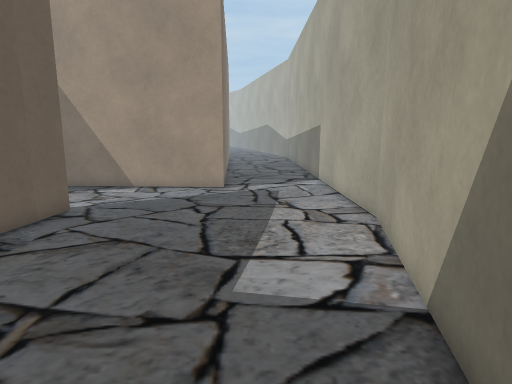
view 1 (above)

13 first-person views from a walk through a 3-D level made in the Unity game engine. The camera is 1.3 m above the floor, tilts 10° down and sees 75° across. The floor is counted in squares, 0.5 m on a side. Each view is taken from the middle of a square. On the plan, view 1 faces up. The plan holds only what a view shows up to about 20 squares ahead; the rest is blank. The place goes on beyond the plan. Some animated figures are left out. Some surface patterns are stand-ins.

view 2
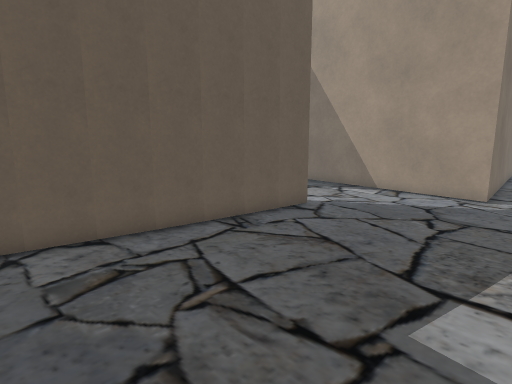

view 3
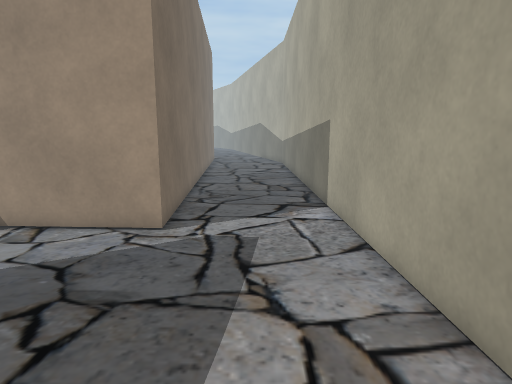

view 4
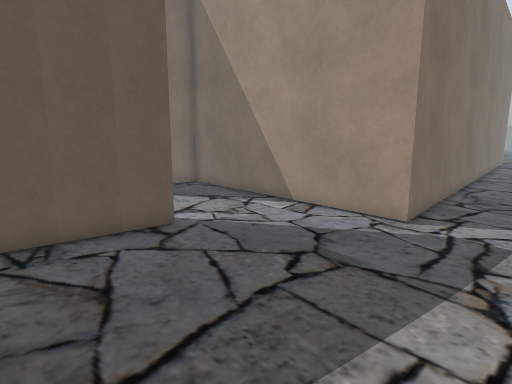

view 5
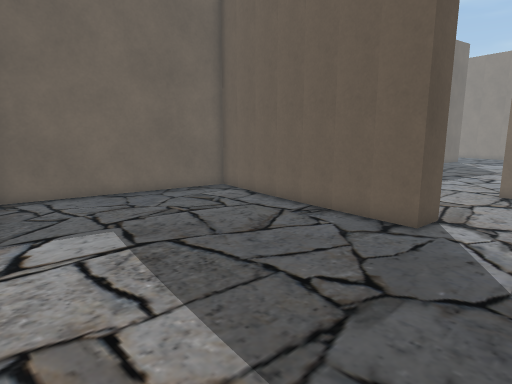

view 6
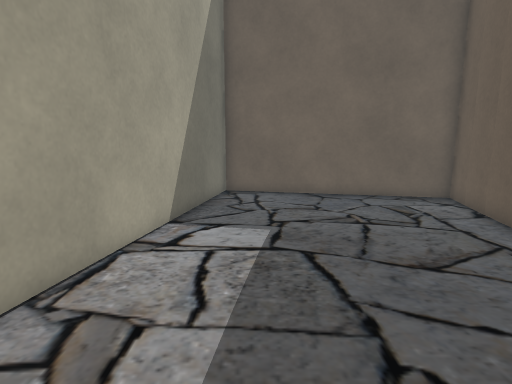

view 7
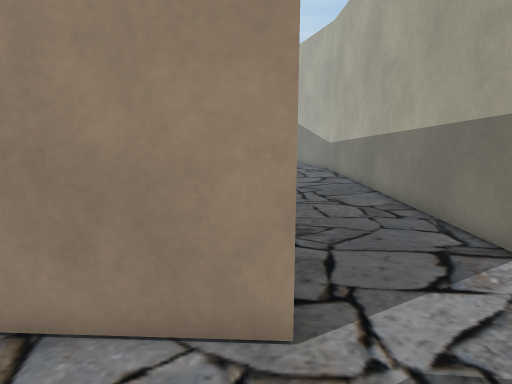

view 8
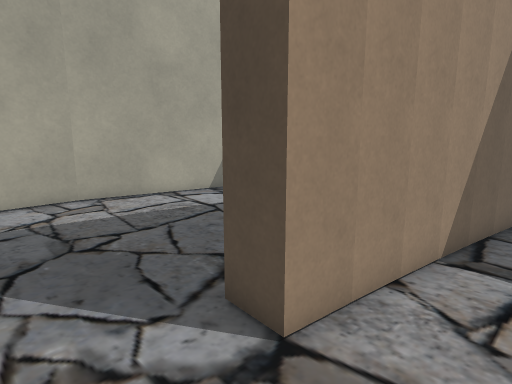

view 9
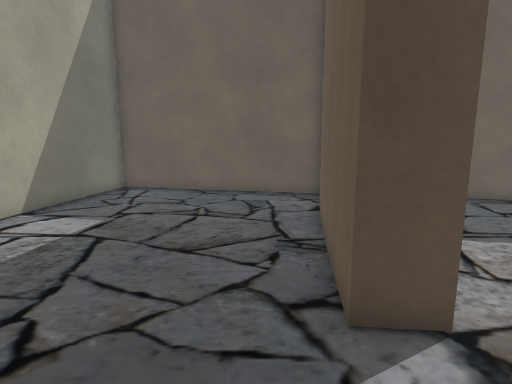

view 10
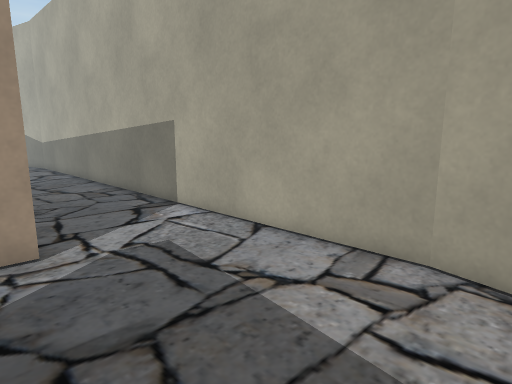

view 11
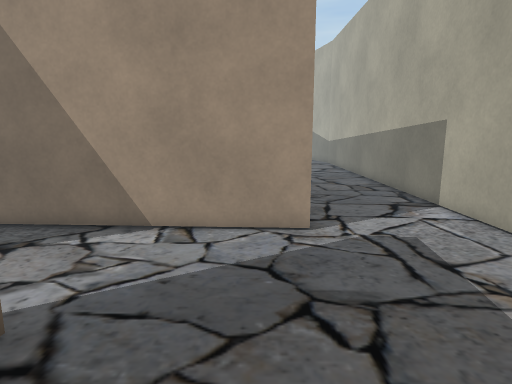

view 12
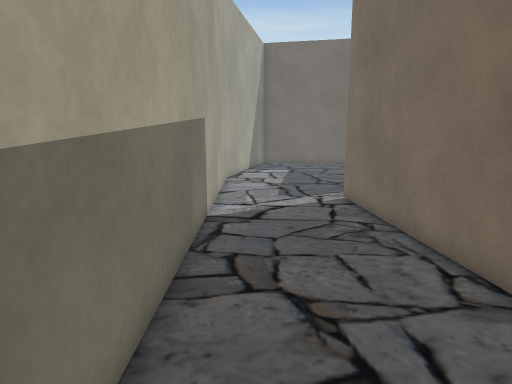

view 13
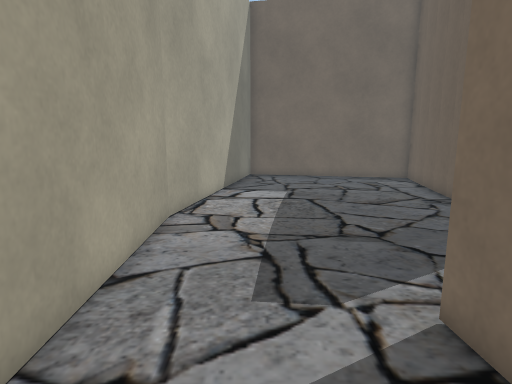

### Floor plan
Points are (right, up) in squares from view 1. A wall is a line through its corners. A room is listed if a view was taken in it or the views show most of it. See-through windows are left out.
Room 1 (views 1, 2, 3, 4, 5, 6, 7, 8, 9, 10, 11, 12, 13)
walls: (3.7, 9.9) (3.4, 29.5); (-7, 5.2) (-7.7, 1) (1.4, -0.8) (3.7, 10); (-8.3, 4) (-7.5, 11) (-6.2, 10.9) (-6.9, 5.1); (-8.7, 2.9) (-8.5, 4.1); (-2.4, 29.5) (-1.5, 15.7) (-10.6, 16.2)

Where each view was taken, in squares from view 1:
view 1: 0 up, 0 right, facing up
view 2: 1 up, 1 right, facing up-left
view 3: 7 up, 1 right, facing up
view 4: 6 up, 2 right, facing up-left
view 5: 14 up, 3 right, facing down-left
view 6: 14 up, 0 right, facing down
view 7: 12 up, 2 left, facing up
view 8: 14 up, 10 left, facing down-right
view 9: 15 up, 5 left, facing down
view 10: 8 up, 3 left, facing up-right
view 11: 7 up, 3 left, facing up
view 12: 29 up, 2 right, facing down
view 13: 20 up, 1 right, facing down
